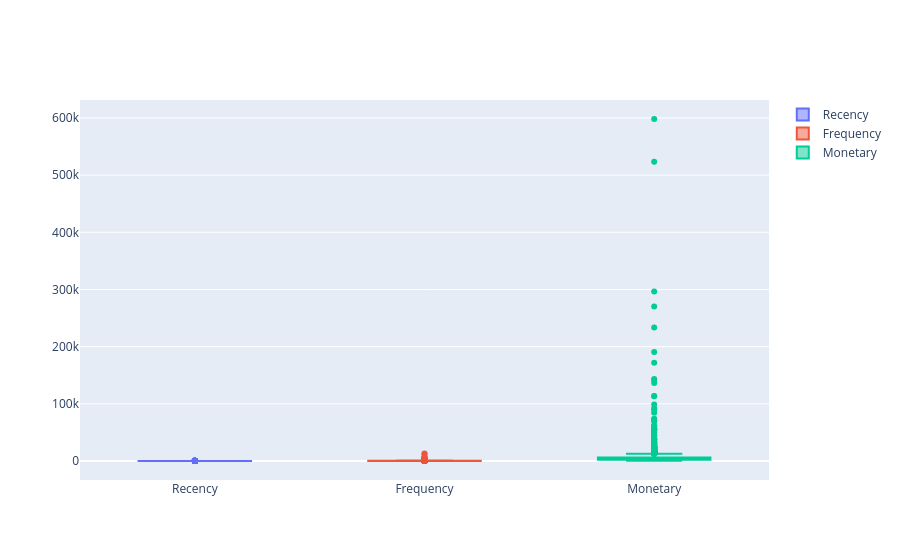

Notebook cell for this chart:
### Code cell
#Box plot for champion 
fig = go.Figure()
fig.add_trace(go.Box(y=champion_segment['Recency'], name='Recency'))
fig.add_trace(go.Box(y=champion_segment['Frequency'], name='Frequency'))
fig.add_trace(go.Box(y=champion_segment['Monetary'], name='Monetary'))

### Figure 1 — Plotly figure (JSON) as saved in the notebook; plotly's stock layout.template omitted (floating-point values rounded to 4 significant figures; data arrays with more than 128 entries replaced by an {"elided": "..."} marker saying what was removed)
{"data": [{"name": "Recency", "type": "box", "y": {"elided": "1761 int values"}}, {"name": "Frequency", "type": "box", "y": {"elided": "1761 int values"}}, {"name": "Monetary", "type": "box", "y": {"elided": "1761 float values"}}], "layout": {}}
